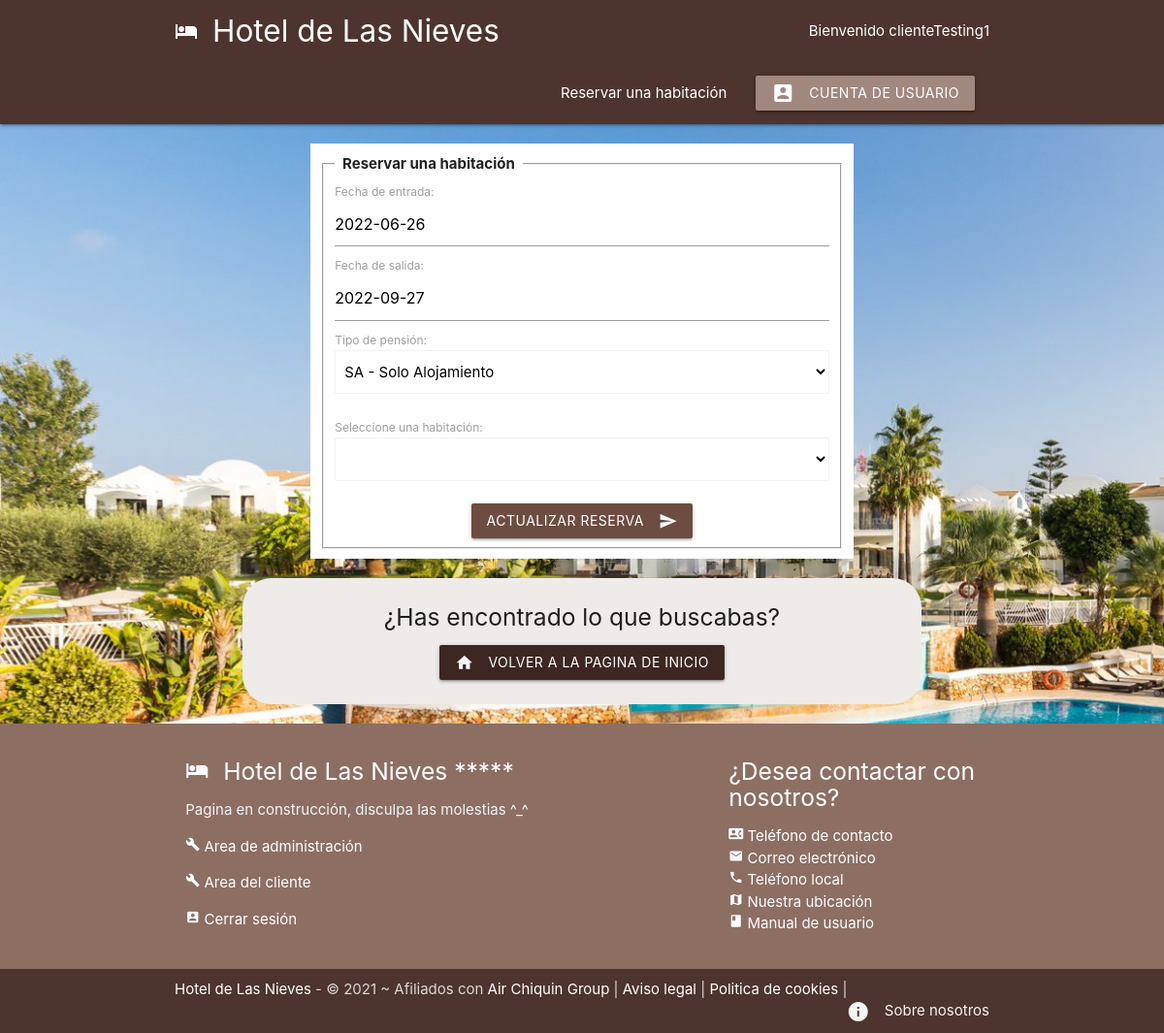
Page /reservas/update_reservas.php?id=15 (signed in) on the committed database.
### tables this page shows
CREATE TABLE `73_clientes` (
  `id` int(11) NOT NULL,
  `usuario` varchar(32) NOT NULL,
  `nombre` varchar(32) NOT NULL,
  `apellido_primero` varchar(32) NOT NULL,
  `apellido_segundo` varchar(32) NOT NULL,
  `tipo_id` int(11) NOT NULL,
  `dni` varchar(9) NOT NULL,
  `direccion` varchar(128) NOT NULL,
  `telefono` int(18) NOT NULL,
  `email` varchar(128) NOT NULL,
  `contrasena` varchar(64) NOT NULL,
  `fecha_nacimiento` date NOT NULL
);

CREATE TABLE `73_reservas` (
  `id` int(11) NOT NULL,
  `cliente_id` int(11) NOT NULL,
  `entrada` date NOT NULL,
  `salida` date NOT NULL,
  `tipoHabitacion_id` int(11) NOT NULL,
  `estado_id` int(11) NOT NULL,
  `noches` int(2) NOT NULL,
  `precio` double(7,2) NOT NULL,
  `pension_id` int(11) NOT NULL,
  `habitacion_id` int(11) NOT NULL
);

### reservas/update_reservas.php (the view, shortened to what this page needs)
<?php
    include('./../config/config_bd.php');
    $selectPension = "SELECT id, nombre_corto, nombre_largo FROM 73_pension";
    $resultadosPension = mysqli_query($conn, $selectPension);
    if(isset($_GET['id'])){
        $id = mysqli_real_escape_string($conn, $_GET['id']);
        $sqlUpdateReserva = "SELECT * FROM 73_reservas WHERE id = $id";
        $resultado = mysqli_query($conn, $sqlUpdateReserva);
        $updateReserva = mysqli_fetch_assoc($resultado);
    }
?>
<!DOCTYPE html>
<html lang="es">
<?php include('./../templates/header.php'); ?>
<section>
    <form action="update_reservas.php" method="POST" class="white">
        <?php if($updateReserva):?>
        <fieldset>
            <legend>  <b> Reservar una habitación </b>  </legend>
            <label for="entrada">Fecha de entrada:</label>
            <input type="text" name="entrada" class="datepicker" value="<?php echo htmlspecialchars($updateReserva['entrada']); ?>">
            <br>
            <label for="entrada">Fecha de salida:</label>
            <input type="text" name="salida" class="datepicker" value="<?php echo htmlspecialchars($updateReserva['salida']); ?>"">
            <br>
            <label for="pension_id"> Tipo de pensión:  </label>
            <select name="pension_id" class="browser-default">
                <?php while($vistaPension = mysqli_fetch_array($resultadosPension)){ ?>
                <option value="<?php  echo $vistaPension['id'] ?>"><?php echo  $vistaPension['nombre_corto'] ?> - <?php echo  $vistaPension['nombre_largo'] ?> </option>
                <?php  }  ?>
            </select>
            <br>
            <label for="habitacion_id"> Seleccione una habitación:  </label>
            <select name="habitacion_id" class="browser-default">
            </select>
            <?php endif; ?>
            <br>
            <div class="center">
                <button class="btn waves-effect waves-light brown darken-1" type="submit" name="update">Actualizar reserva
                    <i class="material-icons right">send</i>
                </button>
            </div>
        </fieldset>
    </form>
</section>
<div class="fondoAcerca">
        <p class="center"> <h5 class="center">¿Has encontrado lo que buscabas?</h5> </p>
        <section>
            <p class="center"> <a href="./../index.php" class="waves-effect waves-light brown darken-4 btn"><i class="material-icons left">home</i> Volver a la pagina de inicio </a> </p>
        </section>
    </div>
<?php include('./../templates/footer.php'); ?>
</body>
</html>

### templates/header.php (shortened to what this page needs)
<head>
    <link rel="stylesheet" href="https://cdnjs.cloudflare.com/ajax/libs/materialize/1.0.0/css/materialize.min.css">
</head>
<body class = "fondo">
    <nav class="nav-extended brown darken-3 z-deph-0">
        <div class="nav-wrapper container">
        <a href = "/student73/dwes/index.php" class="brand-logo brand-text"> <i class="material-icons left">hotel</i> Hotel de Las Nieves </a>
        <ul id="nav-mobile" class="right">
            <li class="right"> Bienvenido <?php
            if(empty($_SESSION["id"])) {
                echo "anonimo...";
            } else {
                $conn = mysqli_connect('localhost', 'david', '1234', 'hotel');
                $sql = "SELECT * FROM 73_clientes WHERE id = '".$_SESSION["id"]."'";
                $resultados = mysqli_query($conn, $sql);
                $usuario = mysqli_fetch_all($resultados, MYSQLI_ASSOC);
                foreach ($usuario as $user){
                   echo $user["usuario"];
                }
            }
            ?></li>
            <br>
            <li><a href="/student73/dwes/reservas/info_reservas.php">Reservar una habitación</a></li>
            <li><a href="
            <?php
                if(empty($_SESSION["id"])){
                    echo "/student73/dwes/clientes/login_cliente.php";
                } else {
                    echo "/student73/dwes/clientes/index_cliente.php";
                }
            ?>
            " class="brown lighten-2 btn"><i class="material-icons left">account_box</i>Cuenta de usuario</a></li>
        </ul>
        </div>
    </nav>

### templates/header.php (style rules this page uses)
.brand-text { color: #FFFFFF !important; }
.fondo { background-image: url("/student73/dwes/img/fondos/imagen_principal.jpeg"); background-repeat: no-repeat; background-size: cover; }
.fondoAcerca { background-color: #efebe9; background-repeat: no-repeat; background-position: center; width: 700px; margin: auto; border-radius: 30px; padding: 10px; margin-bottom: 20px; }
form { max-width: 560px; margin: 20px auto; padding: 10px; background-color: #FFFFFF; }
body { display: flex; min-height: 100vh; flex-direction: column; }

### rows in the picture
73_clientes: usuario "clienteTesting1"
73_reservas: entrada "2022-06-26", salida "2022-09-27"

### other values in the picture
form field pension_id "SA - Solo Alojamiento"
